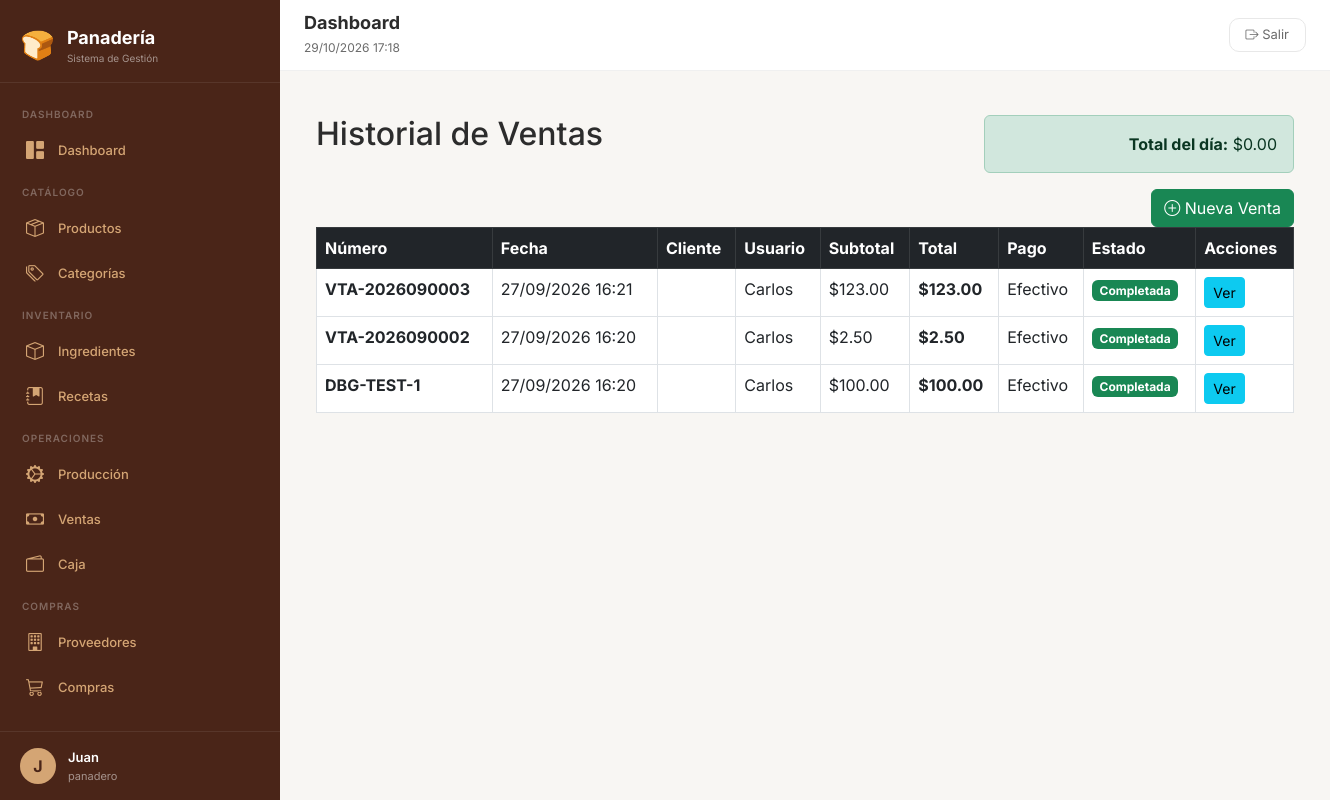
The page /index.php?modulo=ventas&accion=index (signed in) on the database as committed earlier.
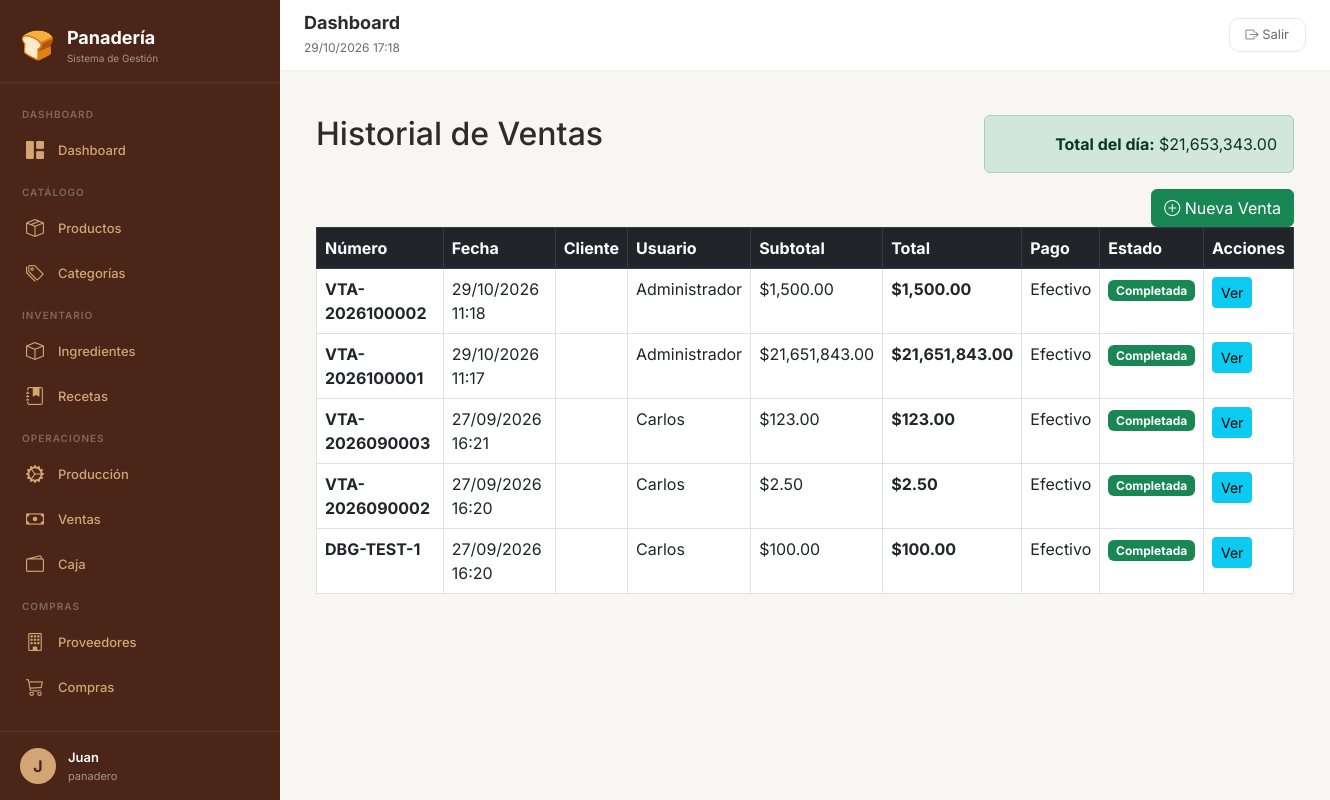
The same page on the database as committed later.
### tables this page shows
CREATE TABLE `ventas` (
  `id` int(11) NOT NULL,
  `numero` varchar(20) NOT NULL,
  `cliente_id` int(11) DEFAULT NULL,
  `usuario_id` int(11) NOT NULL,
  `fecha` datetime DEFAULT current_timestamp(),
  `subtotal` decimal(10,2) NOT NULL,
  `descuento` decimal(10,2) DEFAULT 0.00,
  `total` decimal(10,2) NOT NULL,
  `medio_pago` enum('efectivo','debito','credito','transferencia','qr','otro') NOT NULL,
  `estado` enum('completada','cancelada','devolucion') DEFAULT 'completada',
  `observaciones` text DEFAULT NULL
);

CREATE TABLE `usuarios` (
  `id` int(11) NOT NULL,
  `nombre` varchar(100) NOT NULL,
  `apellido` varchar(100) DEFAULT NULL,
  `email` varchar(100) NOT NULL,
  `telefono` varchar(20) DEFAULT NULL,
  `password` varchar(255) NOT NULL,
  `rol_id` int(11) NOT NULL,
  `activo` tinyint(1) DEFAULT 1,
  `ultimo_acceso` datetime DEFAULT NULL,
  `foto` varchar(255) DEFAULT NULL,
  `created_at` timestamp NOT NULL DEFAULT current_timestamp()
);

### controllers/VentasController.php (called while the page is built, shortened)
<?php
require_once __DIR__ . '/../models/Venta.php';
class VentasController {
    private $modelo;
    public function __construct() {
        $this->modelo = new Venta();
    }
    public function index() {
        $ventas = $this->modelo->obtenerTodas(50);
        $total_dia = $this->modelo->obtenerTotalDelDia();
        include 'includes/header.php';
        include 'views/ventas/index.php';
        include 'includes/footer.php';
    }
}
?>

### config/database.php (called while the page is built, shortened)
<?php
function conectarDB() {
    try {
        $pdo = new PDO("mysql:host=" . DB_HOST . ";dbname=" . DB_NAME . ";charset=utf8", DB_USER, DB_PASS);
        $pdo->setAttribute(PDO::ATTR_ERRMODE, PDO::ERRMODE_EXCEPTION);
        $pdo->exec("SET time_zone = '-03:00'");
        return $pdo;
    } catch (PDOException $e) {
        die("Error de conexión: " . $e->getMessage());
    }
}
?>

### models/Venta.php (called while the page is built, shortened)
<?php
require_once __DIR__ . '/../config/database.php';
class Venta {
    private $pdo;
    public function __construct() {
        $this->pdo = conectarDB();
    }
    public function obtenerTodas($limite = 100) {
        $sql = "SELECT v.*, c.nombre as cliente_nombre, c.apellido as cliente_apellido,
                u.nombre as usuario_nombre
                FROM ventas v
                LEFT JOIN clientes c ON v.cliente_id = c.id
                LEFT JOIN usuarios u ON v.usuario_id = u.id
                WHERE v.estado = 'completada'
                ORDER BY v.fecha DESC
                LIMIT " . intval($limite);
        $stmt = $this->pdo->query($sql);
        return $stmt->fetchAll(PDO::FETCH_ASSOC);
    }
    public function obtenerTotalDelDia() {
        $sql = "SELECT SUM(total) as total FROM ventas WHERE DATE(fecha) = CURDATE() AND estado = 'completada'";
        $stmt = $this->pdo->query($sql);
        $result = $stmt->fetch(PDO::FETCH_ASSOC);
        return $result['total'] ?? 0;
    }
}
?>

### views/ventas/index.php (the view, shortened to what this page needs)
<div class="container mt-4">
    <div class="row">
        <div class="col-md-8">
            <h2>Historial de Ventas</h2>
        </div>
        <div class="col-md-4 text-end">
            <div class="alert alert-success">
                <strong>Total del día:</strong> $<?= number_format($total_dia, 2) ?>
            </div>
            <a href="index.php?modulo=ventas&accion=nueva" class="btn btn-success">
                <i class="bi bi-plus-circle"></i> Nueva Venta
            </a>
        </div>
    </div>
    <div class="table-responsive">
        <table class="table table-bordered table-hover">
            <thead class="table-dark">
                <tr>
                    <th>Número</th>
                    <th>Fecha</th>
                    <th>Cliente</th>
                    <th>Usuario</th>
                    <th>Subtotal</th>
                    <th>Total</th>
                    <th>Pago</th>
                    <th>Estado</th>
                    <th>Acciones</th>
                </tr>
            </thead>
            <tbody>
                <?php if (empty($ventas)): ?>
                    <tr><td colspan="9" class="text-center">No hay ventas registradas.</td></tr>
                <?php else: ?>
                    <?php foreach ($ventas as $venta): ?>
                        <tr>
                            <td><strong><?= htmlspecialchars($venta['numero']) ?></strong></td>
                            <td><?= date('d/m/Y H:i', strtotime($venta['fecha'])) ?></td>
                            <td><?= htmlspecialchars($venta['cliente_nombre'] ?? '') ?> <?= htmlspecialchars($venta['cliente_apellido'] ?? '') ?></td>
                            <td><?= htmlspecialchars($venta['usuario_nombre']) ?></td>
                            <td>$<?= number_format($venta['subtotal'], 2) ?></td>
                            <td><strong>$<?= number_format($venta['total'], 2) ?></strong></td>
                            <td><?= ucfirst($venta['medio_pago']) ?></td>
                            <td>
                                <span class="badge <?= $venta['estado'] == 'completada' ? 'bg-success' : 'bg-danger' ?>">
                                    <?= ucfirst($venta['estado']) ?>
                                </span>
                            </td>
                            <td>
                                <a href="index.php?modulo=ventas&accion=ver&id=<?= $venta['id'] ?>" class="btn btn-sm btn-info">Ver</a>
                            </td>
                        </tr>
                    <?php endforeach; ?>
                <?php endif; ?>
            </tbody>
        </table>
    </div>
</div>

Rows that differ between the two databases and show on the page:
added ventas: numero "VTA-2026100002", fecha "29/10/2026 11:18", usuario.nombre "Administrador", subtotal "1,500.00", total "1,500.00", medio_pago "Efectivo", estado "Completada"
added ventas: numero "VTA-2026100001", fecha "29/10/2026 11:17", usuario.nombre "Administrador", subtotal "21,651,843.00", total "21,651,843.00", medio_pago "Efectivo", estado "Completada"
Other text that changed with them:
$total_dia: "0.00" → "21,653,343.00"
